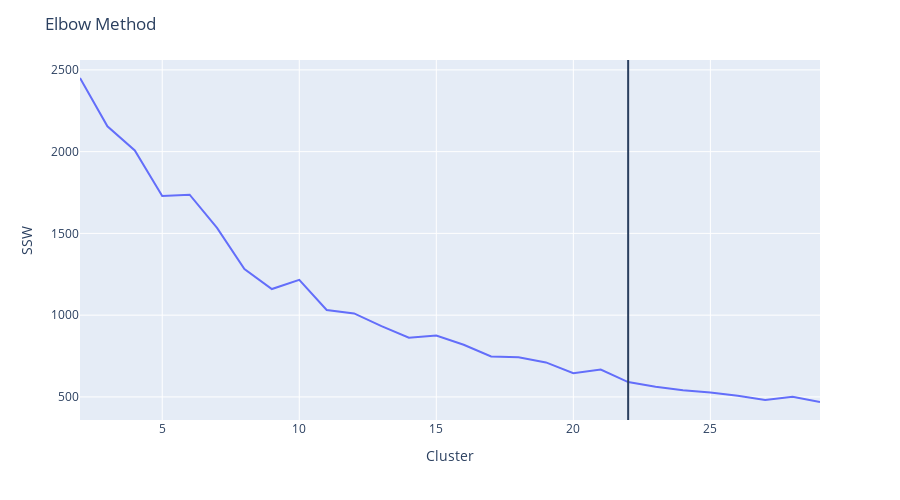

Here is the notebook cell this chart was saved with:
### Code cell
fig = px.line(ssd, x="Cluster", y="SSW")
fig.add_vline(x=elbow_point)
fig.update_layout(title = "Elbow Method", height = 500)
fig.update_layout(xaxis_title = "Cluster",yaxis_title = "SSW")
fig.show()

### Figure 1 — Plotly figure (JSON) as saved in the notebook; plotly's stock layout.template omitted (floating-point values rounded to 4 significant figures)
{"data": [{"hovertemplate": "Cluster=%{x}<br>SSW=%{y}<extra></extra>", "legendgroup": "", "line": {"color": "#636efa", "dash": "solid"}, "marker": {"symbol": "circle"}, "mode": "lines", "name": "", "orientation": "v", "showlegend": false, "type": "scatter", "x": [2, 3, 4, 5, 6, 7, 8, 9, 10, 11, 12, 13, 14, 15, 16, 17, 18, 19, 20, 21, 22, 23, 24, 25, 26, 27, 28, 29], "xaxis": "x", "y": [2450.0, 2155.0, 2007.0, 1729.0, 1737.0, 1534.0, 1282.0, 1160.0, 1216.0, 1031.0, 1011.0, 932.5, 862.5, 875.3, 819.1, 747.1, 741.9, 711.0, 645.4, 667.7, 590.7, 562.1, 540.3, 526.7, 506.4, 480.9, 500.5, 468.9], "yaxis": "y"}], "layout": {"height": 500, "legend": {"tracegroupgap": 0}, "margin": {"t": 60}, "shapes": [{"type": "line", "x0": 22, "x1": 22, "xref": "x", "y0": 0, "y1": 1, "yref": "y domain"}], "title": {"text": "Elbow Method"}, "xaxis": {"anchor": "y", "domain": [0, 1], "title": {"text": "Cluster"}}, "yaxis": {"anchor": "x", "domain": [0, 1], "title": {"text": "SSW"}}}}
